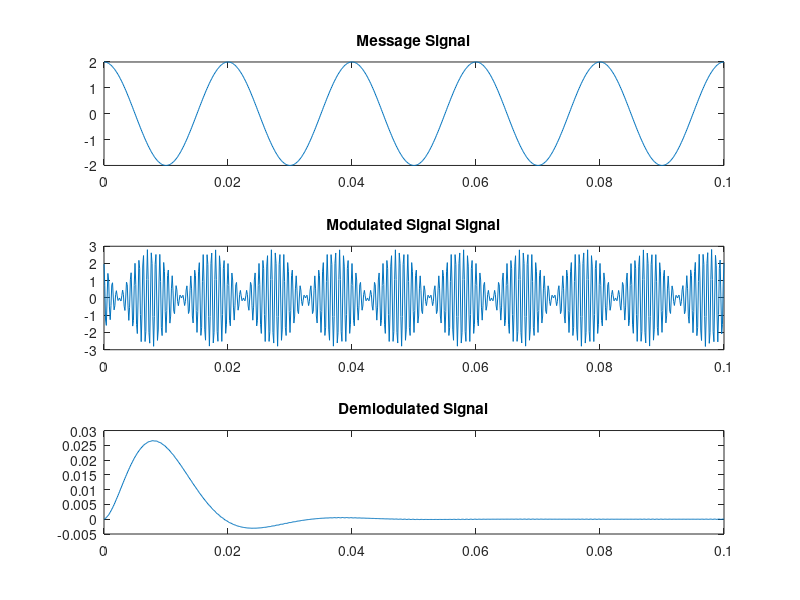

This chart was generated by the following MATLAB code:
clc;
close all;
clear all;
fs=8000;
fm=50;
fc=1500;
Ac=2;
Am=2;
t=(0:0.1*fs)/fs;
m=Am*cos(2*pi*fm*t);
mh=imag(hilbert(m));
s=Ac/2*((m.*cos(2*pi*fc*t))-(mh.*cos(2*pi*fc*t)));
plot(t,s)
s1=s.*m;
[b,a]=butter(3,.01,"low");
dms= filter(b,a,s1);
subplot(3,1,1)
plot(t,m);
title('Message Signal');
subplot(3,1,2)
plot(t,s);
title('Modulated Signal Signal');
subplot(3,1,3)
plot(t,dms);
title('Demlodulated Signal');